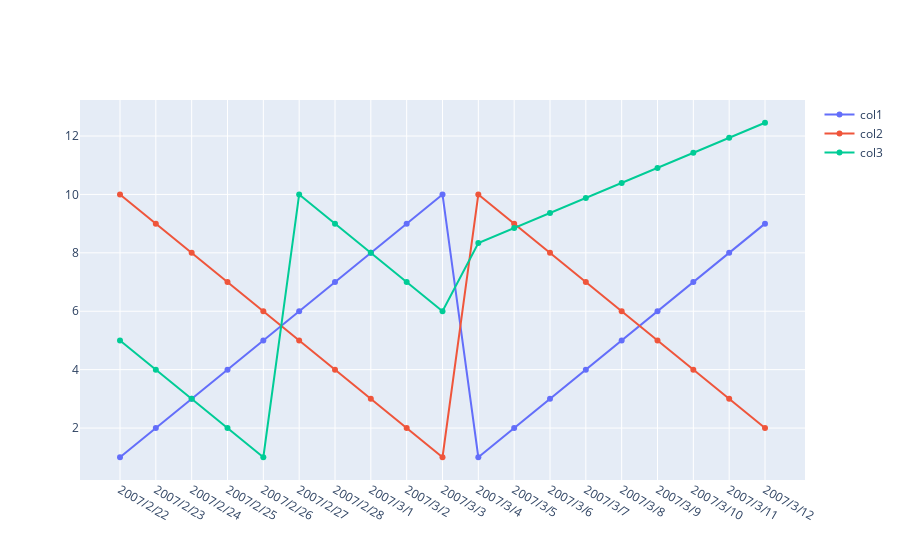

Here is the notebook cell this chart was saved with:
### Code cell
import plotly.graph_objects as go
data = []
for col in df.columns :
   data.append(go.Scatter(x=df.index, y=df[col], name = col))
go.Figure(data).show()

### Figure 1 — Plotly figure (JSON) as saved in the notebook; plotly's stock layout.template omitted (floating-point values rounded to 4 significant figures)
{"data": [{"name": "col1", "type": "scatter", "x": ["2007/2/22", "2007/2/23", "2007/2/24", "2007/2/25", "2007/2/26", "2007/2/27", "2007/2/28", "2007/3/1", "2007/3/2", "2007/3/3", "2007/3/4", "2007/3/5", "2007/3/6", "2007/3/7", "2007/3/8", "2007/3/9", "2007/3/10", "2007/3/11", "2007/3/12"], "y": [1, 2, 3, 4, 5, 6, 7, 8, 9, 10, 1, 2, 3, 4, 5, 6, 7, 8, 9]}, {"name": "col2", "type": "scatter", "x": ["2007/2/22", "2007/2/23", "2007/2/24", "2007/2/25", "2007/2/26", "2007/2/27", "2007/2/28", "2007/3/1", "2007/3/2", "2007/3/3", "2007/3/4", "2007/3/5", "2007/3/6", "2007/3/7", "2007/3/8", "2007/3/9", "2007/3/10", "2007/3/11", "2007/3/12"], "y": [10, 9, 8, 7, 6, 5, 4, 3, 2, 1, 10, 9, 8, 7, 6, 5, 4, 3, 2]}, {"name": "col3", "type": "scatter", "x": ["2007/2/22", "2007/2/23", "2007/2/24", "2007/2/25", "2007/2/26", "2007/2/27", "2007/2/28", "2007/3/1", "2007/3/2", "2007/3/3", "2007/3/4", "2007/3/5", "2007/3/6", "2007/3/7", "2007/3/8", "2007/3/9", "2007/3/10", "2007/3/11", "2007/3/12"], "y": [5, 4, 3, 2, 1, 10, 9, 8, 7, 6, 8.333, 8.848, 9.364, 9.879, 10.39, 10.91, 11.42, 11.94, 12.45]}], "layout": {}}
